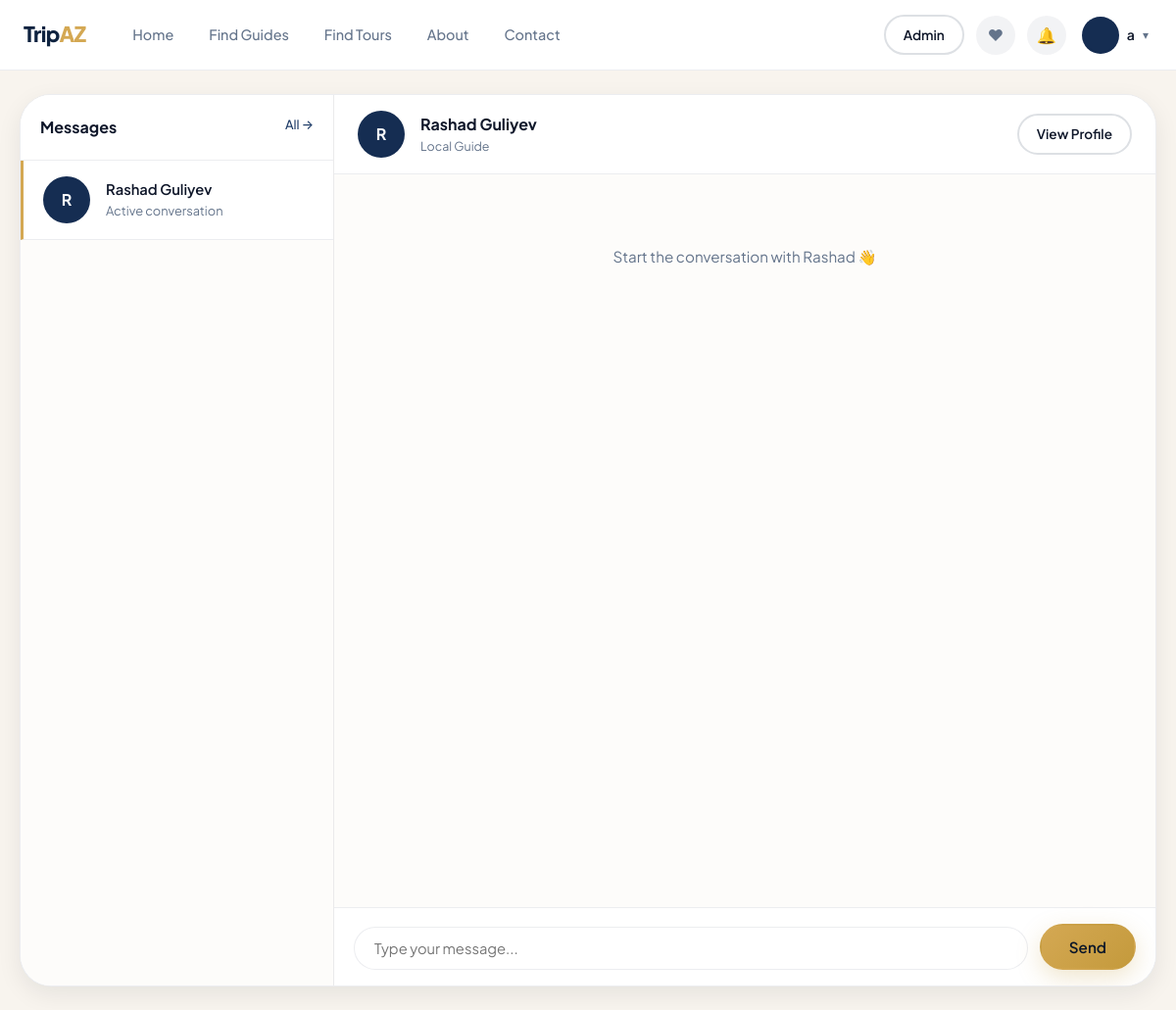
Page /chat/13/ (signed in) on the committed database.
### apps/accounts/models.py (models this page shows, shortened)
class User(AbstractUser):
    ROLE_TOURIST = 'tourist'
    ROLE_GUIDE = 'guide'
    ROLE_ADMIN = 'admin'
    ROLE_SUPPORT = 'support'
    ROLE_CHOICES = [
        (ROLE_TOURIST, 'Tourist'),
        (ROLE_GUIDE, 'Guide'),
        (ROLE_ADMIN, 'Admin'),
        (ROLE_SUPPORT, 'Support'),
    ]
    role = models.CharField(max_length=20, choices=ROLE_CHOICES, default=ROLE_TOURIST)
    phone = models.CharField(max_length=20, blank=True)
    avatar = models.ImageField(upload_to='avatars/', blank=True, null=True)
    is_banned = models.BooleanField(default=False)
    created_at = models.DateTimeField(auto_now_add=True)

### apps/chat/views.py (the view)
# urls.py: path('<int:partner_id>/', views.conversation, name='conversation'),
@login_required
def conversation(request, partner_id):
    partner = get_object_or_404(User, pk=partner_id)
    user = request.user
    if partner == user:
        from django.contrib import messages as django_messages
        django_messages.error(request, "You can't message yourself.")
        return redirect('chat:inbox')
    messages_qs = ChatMessage.objects.filter(
        Q(sender=user, receiver=partner) | Q(sender=partner, receiver=user)
    ).order_by('created_at')
    messages_qs.filter(sender=partner, is_read=False).update(is_read=True)
    return render(request, 'chat/conversation.html', {
        'partner': partner,
        'messages': messages_qs,
        'user': user,
    })

### apps/core/context_processors.py (called while the page is built)
def notifications_processor(request):
    if request.user.is_authenticated:
        unread_count = Notification.objects.filter(user=request.user, is_read=False).count()
        notifications = Notification.objects.filter(user=request.user).order_by('-created_at')[:5]
        unread_messages = ChatMessage.objects.filter(receiver=request.user, is_read=False).count()
        return {
            'unread_notifications': unread_count,
            'recent_notifications': notifications,
            'unread_messages': unread_messages,
        }
    return {'unread_notifications': 0, 'recent_notifications': [], 'unread_messages': 0}

### templates/chat/conversation.html (shortened to what this page needs)
{% extends 'base.html' %}
{% load static %}
{% block body_class %}page-chat{% endblock %}
{% block content %}
<div class="container" style="padding:24px 20px;height:calc(100vh - var(--nav-height));display:flex;flex-direction:column;">
  <div class="chat-layout" style="flex:1;">
    <div class="chat-sidebar">
      <div class="chat-sidebar-header">
        Messages
        <a href="{% url 'chat:inbox' %}" style="font-size:.8rem;color:var(--navy-600);float:right;font-weight:500;">All →</a>
      </div>
      <div class="conv-item active">
        <div class="conv-avatar">{{ partner.first_name|first }}</div>
        <div style="flex:1;min-width:0;">
          <div class="conv-name">{{ partner.get_full_name }}</div>
          <div class="conv-preview">Active conversation</div>
        </div>
      </div>
    </div>
    <div class="chat-main">
      <div class="chat-header">
        <div class="conv-avatar">{{ partner.first_name|first }}</div>
        <div>
          <div style="font-weight:700;">{{ partner.get_full_name }}</div>
          <div style="font-size:.78rem;color:var(--text-muted);">
            {% if partner.role == 'guide' %}Local Guide{% else %}Traveler{% endif %}
          </div>
        </div>
        {% if partner.role == 'guide' %}
        <div style="margin-left:auto;">
          <a href="{% url 'guides:profile' partner.guide_profile.pk %}" class="btn btn-outline btn-sm">View Profile</a>
        </div>
        {% endif %}
      </div>
      <div id="chat-messages" class="chat-messages">
        {% if not messages %}
        <div style="text-align:center;color:var(--text-muted);padding:48px;font-size:.95rem;">
          Start the conversation with {{ partner.first_name }} 👋
        </div>
        {% endif %}
      </div>
      <div class="chat-input-wrap">
        <form id="chat-form" style="display:flex;gap:12px;flex:1;align-items:flex-end;">
          <textarea id="chat-input" class="chat-input" placeholder="Type your message..." rows="1"></textarea>
          <button type="submit" class="btn btn-primary">Send</button>
        </form>
      </div>
    </div>
  </div>
</div>
{% endblock %}

### templates/partials/navbar.html (shortened to what this page needs)
{% load static %}
<nav class="navbar {% block nav_variant %}navbar--solid{% endblock %}" id="site-navbar">
  <div class="container">
    <a href="{% url 'core:home' %}" class="navbar-brand">
      Trip<span>AZ</span>
    </a>
    <div class="navbar-nav">
      <a href="{% url 'core:home' %}" {% if request.resolver_match.url_name == 'home' %}class="active"{% endif %}>Home</a>
      <a href="{% url 'guides:catalog' %}" {% if request.resolver_match.url_name == 'catalog' %}class="active"{% endif %}>Find Guides</a>
      <a href="{% url 'guides:tour_catalog' %}" {% if request.resolver_match.url_name == 'tour_catalog' %}class="active"{% endif %}>Find Tours</a>
      <a href="{% url 'core:about' %}" {% if request.resolver_match.url_name == 'about' %}class="active"{% endif %}>About</a>
      <a href="{% url 'core:contacts' %}" {% if request.resolver_match.url_name == 'contacts' %}class="active"{% endif %}>Contact</a>
    </div>
    <div class="navbar-actions">
      {% if user.is_authenticated %}
        {% if user.is_staff or user.role == 'admin' or user.role == 'support' %}
          <a href="{% url 'core:admin_dashboard' %}" class="btn btn-outline btn-sm">Admin</a>
        {% endif %}
        {% if user.role == 'tourist' or user.role == '' %}
          <a href="{% url 'accounts:favorites' %}" class="nav-notif{% if request.resolver_match.url_name == 'favorites' %} active{% endif %}" title="My Favourites">❤</a>
        {% endif %}
        <a href="{% url 'core:notifications' %}" class="nav-notif" title="Notifications">
          🔔
        </a>
        <div class="nav-dropdown">
          <a href="#" class="nav-dropdown-trigger" onclick="return false;">
            {% if user.avatar %}
              <img src="{{ user.avatar.url }}" alt="" class="nav-avatar">
            {% else %}
              <div class="nav-avatar" style="background:var(--navy-700);display:flex;align-items:center;justify-content:center;color:white;font-size:.8rem;font-weight:700;">
              </div>
            {% endif %}
            <span style="font-weight:600;font-size:.88rem;max-width:90px;overflow:hidden;text-overflow:ellipsis;">{{ user.first_name|default:user.username }}</span>
            <span style="color:var(--text-muted);font-size:.75rem;">▾</span>
          </a>
        </div>
      {% else %}
        <a href="{% url 'guides:register' %}" class="btn btn-outline btn-sm navbar-guide-btn">Become a Guide</a>
        <a href="{% url 'accounts:login' %}" class="btn btn-ghost btn-sm">Log In</a>
        <a href="{% url 'accounts:register' %}" class="btn btn-primary btn-sm">Sign Up</a>
      {% endif %}
    </div>
  </div>
</nav>

### static/css/tokens.css (style rules this page uses)
:root { --navy-950: #060d18; --navy-900: #0a1628; --navy-800: #0f2340; --navy-700: #152d52; --navy-600: #1c3a66; --navy-500: #254d85; --sand-50: #fdfcfa; --sand-100: #f8f4ee; --sand-200: #efe8dc; --sand-300: #e0d5c4; --gold-300: #e8c97a; --gold-400: #d4a853; --gold-500: #c49a3c; --gold-600: #a67c2e; --teal-400: #3dd4cb; --teal-500: #2bb8b0; --teal-600: #229690; --success: #22c55e; --success-soft: #dcfce7; --danger: #ef4444; --danger-soft: #fee2e2; --warning: #f59e0b; --warning-soft: #fffbeb; --info: #3b82f6; --info-soft: #eff6ff; --primary: var(--navy-800); --primary-light: var(--navy-500); --accent: var(--gold-400); --accent-dark: var(--gold-600); --teal: var(--teal-500); --bg: var(--sand-100); --bg-elevated: #ffffff; --card-bg: #ffffff; --text: #0f172a; --text-secondary: #334155; --text-muted: #64748b; --text-inverse: #ffffff; --border: rgba(15, 35, 64, 0.08); --border-strong: rgba(15, 35, 64, 0.14); --glass-bg: rgba(255, 255, 255, 0.72); --glass-border: rgba(255, 255, 255, 0.35); --glass-blur: 20px; --shadow-xs: 0 1px 2px rgba(10, 22, 40, 0.04); --shadow-sm: 0 2px 8px rgba(10, 22, 40, 0.06); --shadow: 0 8px 24px rgba(10, 22, 40, 0.08); --shadow-md: 0 12px 40px rgba(10, 22, 40, 0.1); --shadow-lg: 0 24px 64px rgba(10, 22, 40, 0.14); --shadow-gold: 0 8px 24px rgba(196, 154, 60, 0.25); --shadow-navy: 0 12px 40px rgba(15, 35, 64, 0.2); --radius-xs: 6px; --radius-sm: 10px; --radius: 16px; --radius-lg: 24px; --radius-xl: 32px; --radius-full: 9999px; --space-1: 4px; --space-2: 8px; --space-3: 12px; --space-4: 16px; --space-5: 20px; --space-6: 24px; --space-8: 32px; --space-10: 40px; --space-12: 48px; --space-16: 64px; --space-20: 80px; --space-24: 96px; --font: 'Plus Jakarta Sans', 'Inter', system-ui, -apple-system, sans-serif; --font-display: 'Plus Jakarta Sans', var(--font); --ease-out: cubic-bezier(0.16, 1, 0.3, 1); --ease-spring: cubic-bezier(0.34, 1.56, 0.64, 1); --transition-fast: 150ms var(--ease-out); --transition: 250ms var(--ease-out); --transition-slow: 400ms var(--ease-out); --container-max: 1200px; --nav-height: 72px; --header-blur: 20px; }

### static/css/base.css (style rules this page uses)
*, *::before, *::after { box-sizing: border-box; margin: 0; padding: 0; }
html { scroll-behavior: smooth; -webkit-font-smoothing: antialiased; -moz-osx-font-smoothing: grayscale; }
body { font-family: var(--font); font-size: 16px; line-height: 1.6; color: var(--text); background: var(--bg); overflow-x: hidden; min-height: 100vh; display: flex; flex-direction: column; }
a { color: inherit; text-decoration: none; }
button { cursor: pointer; border: none; background: none; font-family: inherit; }
input, select, textarea { font-family: inherit; }
.container { max-width: var(--container-max); margin: 0 auto; padding: 0 var(--space-6); }

### rows in the picture
User: first_name "a"
User: first_name|first "R", get_full_name "Rashad Guliyev", first_name "Rashad"
